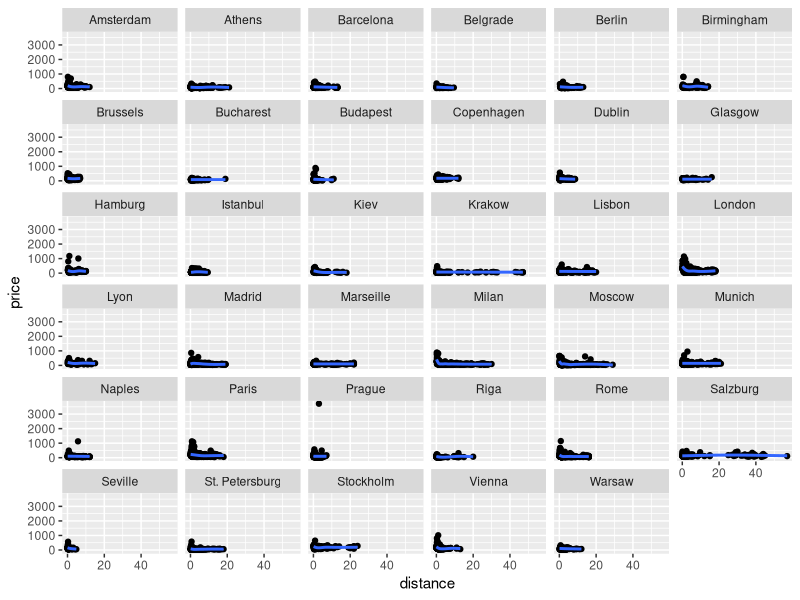

Recreate this plot in R.
library(data.table)
library(ggplot2)

hotels <- fread('hotels_all_nov21.csv')

##dt[, .N, by = accommodation_type][order(-N)]

dt <- hotels[accommodation_type %in% c('Hotel', 'Hostel'), ]
dt <- dt[stars >= 2, ]
dt <- dt[stars <= 1000, ]

ggplot(dt, aes(distance, price)) + geom_point() + geom_smooth() + facet_wrap(~city)
